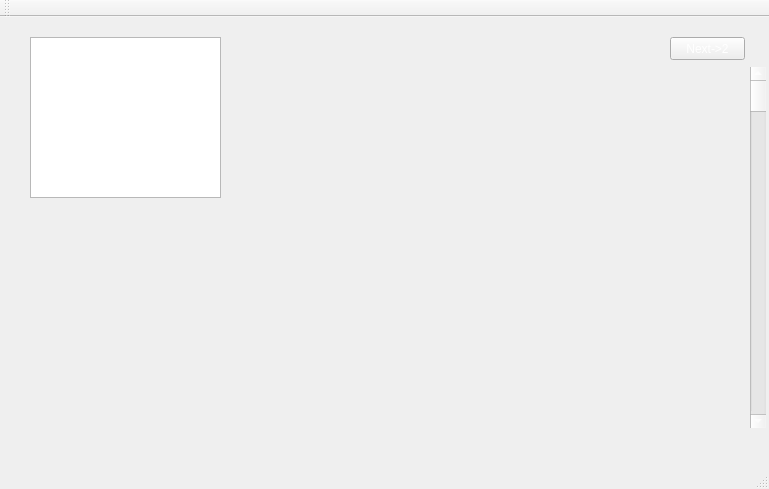
<?xml version="1.0" encoding="UTF-8"?>
<ui version="4.0">
 <class>MainWindow</class>
 <widget class="QMainWindow" name="MainWindow">
  <property name="geometry">
   <rect>
    <x>0</x>
    <y>0</y>
    <width>769</width>
    <height>489</height>
   </rect>
  </property>
  <property name="windowTitle">
   <string>Gestion des Clients</string>
  </property>
  <property name="styleSheet">
   <string notr="true">background-image :url(:/img/img/background.jpg)</string>
  </property>
  <widget class="QWidget" name="centralWidget">
   <widget class="QStackedWidget" name="stackedWidget">
    <property name="geometry">
     <rect>
      <x>10</x>
      <y>10</y>
      <width>761</width>
      <height>441</height>
     </rect>
    </property>
    <property name="styleSheet">
     <string notr="true">color : white</string>
    </property>
    <property name="currentIndex">
     <number>0</number>
    </property>
    <widget class="QWidget" name="page_1">
     <widget class="QPushButton" name="pushButton_1_2">
      <property name="geometry">
       <rect>
        <x>660</x>
        <y>10</y>
        <width>75</width>
        <height>23</height>
       </rect>
      </property>
      <property name="text">
       <string>Next-&gt;2</string>
      </property>
     </widget>
     <widget class="QScrollBar" name="verticalScrollBar">
      <property name="geometry">
       <rect>
        <x>740</x>
        <y>40</y>
        <width>16</width>
        <height>361</height>
       </rect>
      </property>
      <property name="styleSheet">
       <string notr="true"/>
      </property>
      <property name="orientation">
       <enum>Qt::Vertical</enum>
      </property>
     </widget>
     <widget class="QGraphicsView" name="graphicsView_2">
      <property name="geometry">
       <rect>
        <x>20</x>
        <y>10</y>
        <width>191</width>
        <height>161</height>
       </rect>
      </property>
      <property name="styleSheet">
       <string notr="true">background-image :url(:/img/img/logoclub.png)</string>
      </property>
     </widget>
    </widget>
    <widget class="QWidget" name="page_2">
     <widget class="QPushButton" name="pushButton_2_3">
      <property name="geometry">
       <rect>
        <x>660</x>
        <y>20</y>
        <width>75</width>
        <height>23</height>
       </rect>
      </property>
      <property name="text">
       <string>Next-&gt;3</string>
      </property>
     </widget>
    </widget>
    <widget class="QWidget" name="page_3">
     <widget class="QTabWidget" name="tabWidget_5">
      <property name="geometry">
       <rect>
        <x>20</x>
        <y>30</y>
        <width>691</width>
        <height>371</height>
       </rect>
      </property>
      <property name="styleSheet">
       <string notr="true">color : black</string>
      </property>
      <property name="currentIndex">
       <number>0</number>
      </property>
      <widget class="QWidget" name="tab_13">
       <attribute name="title">
        <string>GESTION DE fOURNISEEURS</string>
       </attribute>
       <widget class="QTabWidget" name="tabWidget_3">
        <property name="geometry">
         <rect>
          <x>10</x>
          <y>0</y>
          <width>711</width>
          <height>371</height>
         </rect>
        </property>
        <property name="currentIndex">
         <number>0</number>
        </property>
        <widget class="QWidget" name="tab_8">
         <attribute name="title">
          <string>afficher fournisseur</string>
         </attribute>
         <widget class="QTabWidget" name="tabWidget_4">
          <property name="geometry">
           <rect>
            <x>30</x>
            <y>20</y>
            <width>631</width>
            <height>281</height>
           </rect>
          </property>
          <property name="styleSheet">
           <string notr="true">color : black</string>
          </property>
          <property name="currentIndex">
           <number>1</number>
          </property>
          <widget class="QWidget" name="tab_9">
           <attribute name="title">
            <string>Supprimer fournisseur</string>
           </attribute>
           <widget class="QLabel" name="label_16">
            <property name="geometry">
             <rect>
              <x>20</x>
              <y>40</y>
              <width>47</width>
              <height>14</height>
             </rect>
            </property>
            <property name="styleSheet">
             <string notr="true">color : white</string>
            </property>
            <property name="text">
             <string>ID</string>
            </property>
           </widget>
           <widget class="QLineEdit" name="le_idfo_supp">
            <property name="geometry">
             <rect>
              <x>100</x>
              <y>40</y>
              <width>113</width>
              <height>20</height>
             </rect>
            </property>
            <property name="styleSheet">
             <string notr="true">color : white</string>
            </property>
           </widget>
           <widget class="QPushButton" name="pb_supprimerfo">
            <property name="geometry">
             <rect>
              <x>310</x>
              <y>200</y>
              <width>75</width>
              <height>23</height>
             </rect>
            </property>
            <property name="styleSheet">
             <string notr="true">color : white</string>
            </property>
            <property name="text">
             <string>pb_supprimer</string>
            </property>
           </widget>
          </widget>
          <widget class="QWidget" name="tab_10">
           <attribute name="title">
            <string>Modifier fournisseur</string>
           </attribute>
           <widget class="QLabel" name="label_17">
            <property name="geometry">
             <rect>
              <x>30</x>
              <y>30</y>
              <width>47</width>
              <height>14</height>
             </rect>
            </property>
            <property name="styleSheet">
             <string notr="true">color : white</string>
            </property>
            <property name="text">
             <string>ID</string>
            </property>
           </widget>
           <widget class="QLineEdit" name="le_societe_modif">
            <property name="geometry">
             <rect>
              <x>110</x>
              <y>60</y>
              <width>113</width>
              <height>20</height>
             </rect>
            </property>
            <property name="styleSheet">
             <string notr="true">color : white</string>
            </property>
           </widget>
           <widget class="QLineEdit" name="le_numero_modif">
            <property name="geometry">
             <rect>
              <x>110</x>
              <y>100</y>
              <width>113</width>
              <height>20</height>
             </rect>
            </property>
            <property name="autoFillBackground">
             <bool>false</bool>
            </property>
            <property name="styleSheet">
             <string notr="true">color : white</string>
            </property>
           </widget>
           <widget class="QLabel" name="label_18">
            <property name="geometry">
             <rect>
              <x>30</x>
              <y>100</y>
              <width>47</width>
              <height>14</height>
             </rect>
            </property>
            <property name="styleSheet">
             <string notr="true">color : white</string>
            </property>
            <property name="text">
             <string>Numero</string>
            </property>
           </widget>
           <widget class="QLineEdit" name="le_idfo_modif">
            <property name="geometry">
             <rect>
              <x>100</x>
              <y>30</y>
              <width>113</width>
              <height>20</height>
             </rect>
            </property>
            <property name="styleSheet">
             <string notr="true">color : white</string>
            </property>
           </widget>
           <widget class="QLabel" name="label_19">
            <property name="geometry">
             <rect>
              <x>10</x>
              <y>70</y>
              <width>81</width>
              <height>20</height>
             </rect>
            </property>
            <property name="styleSheet">
             <string notr="true">color : white</string>
            </property>
            <property name="text">
             <string>Nom de Société</string>
            </property>
           </widget>
           <widget class="QPushButton" name="pb_modifierfo">
            <property name="geometry">
             <rect>
              <x>510</x>
              <y>100</y>
              <width>75</width>
              <height>23</height>
             </rect>
            </property>
            <property name="styleSheet">
             <string notr="true">color : white</string>
            </property>
            <property name="text">
             <string>Modifier</string>
            </property>
           </widget>
           <widget class="QLineEdit" name="le_email_modif">
            <property name="geometry">
             <rect>
              <x>110</x>
              <y>140</y>
              <width>113</width>
              <height>20</height>
             </rect>
            </property>
            <property name="styleSheet">
             <string notr="true">color : white</string>
            </property>
           </widget>
           <widget class="QLabel" name="label_21">
            <property name="geometry">
             <rect>
              <x>30</x>
              <y>140</y>
              <width>47</width>
              <height>20</height>
             </rect>
            </property>
            <property name="styleSheet">
             <string notr="true">color : white</string>
            </property>
            <property name="text">
             <string>E-mail</string>
            </property>
           </widget>
          </widget>
          <widget class="QWidget" name="tab_12">
           <attribute name="title">
            <string>Mailing</string>
           </attribute>
           <widget class="QLabel" name="label_22">
            <property name="geometry">
             <rect>
              <x>20</x>
              <y>20</y>
              <width>47</width>
              <height>14</height>
             </rect>
            </property>
            <property name="text">
             <string>Email</string>
            </property>
           </widget>
           <widget class="QLineEdit" name="lineEdit_2">
            <property name="geometry">
             <rect>
              <x>60</x>
              <y>20</y>
              <width>161</width>
              <height>20</height>
             </rect>
            </property>
            <property name="styleSheet">
             <string notr="true">background-color:rgb(255, 255, 255)</string>
            </property>
           </widget>
           <widget class="QPlainTextEdit" name="plainTextEdit">
            <property name="geometry">
             <rect>
              <x>60</x>
              <y>60</y>
              <width>261</width>
              <height>131</height>
             </rect>
            </property>
            <property name="styleSheet">
             <string notr="true">background-color:rgb(255, 255, 255)</string>
            </property>
           </widget>
           <widget class="QLabel" name="label_23">
            <property name="geometry">
             <rect>
              <x>10</x>
              <y>70</y>
              <width>47</width>
              <height>14</height>
             </rect>
            </property>
            <property name="text">
             <string>Contenu</string>
            </property>
           </widget>
          </widget>
          <widget class="QWidget" name="tab_11">
           <attribute name="title">
            <string>Affichage</string>
           </attribute>
           <widget class="QTableView" name="tab_fournisseur">
            <property name="geometry">
             <rect>
              <x>10</x>
              <y>40</y>
              <width>591</width>
              <height>211</height>
             </rect>
            </property>
            <property name="styleSheet">
             <string notr="true">color : white</string>
            </property>
           </widget>
           <widget class="QLabel" name="label_15">
            <property name="geometry">
             <rect>
              <x>10</x>
              <y>10</y>
              <width>171</width>
              <height>16</height>
             </rect>
            </property>
            <property name="font">
             <font>
              <family>MS Serif</family>
             </font>
            </property>
            <property name="tabletTracking">
             <bool>false</bool>
            </property>
            <property name="styleSheet">
             <string notr="true">color : white</string>
            </property>
            <property name="text">
             <string>AFFICHAGE DES FOURNISSEURS</string>
            </property>
           </widget>
           <widget class="QPushButton" name="pushButton_actualiser2">
            <property name="geometry">
             <rect>
              <x>530</x>
              <y>10</y>
              <width>75</width>
              <height>23</height>
             </rect>
            </property>
            <property name="styleSheet">
             <string notr="true">color :white</string>
            </property>
            <property name="text">
             <string>Actualiser</string>
            </property>
           </widget>
          </widget>
         </widget>
        </widget>
        <widget class="QWidget" name="tab_7">
         <attribute name="title">
          <string>Ajouter fournisseur</string>
         </attribute>
         <widget class="QGroupBox" name="groupBox_2">
          <property name="geometry">
           <rect>
            <x>0</x>
            <y>0</y>
            <width>661</width>
            <height>351</height>
           </rect>
          </property>
          <property name="title">
           <string>Ajout</string>
          </property>
          <widget class="QLabel" name="label_12">
           <property name="geometry">
            <rect>
             <x>10</x>
             <y>30</y>
             <width>47</width>
             <height>14</height>
            </rect>
           </property>
           <property name="styleSheet">
            <string notr="true">color : white</string>
           </property>
           <property name="text">
            <string>ID</string>
           </property>
          </widget>
          <widget class="QLabel" name="label_13">
           <property name="geometry">
            <rect>
             <x>10</x>
             <y>70</y>
             <width>81</width>
             <height>16</height>
            </rect>
           </property>
           <property name="styleSheet">
            <string notr="true">color : white</string>
           </property>
           <property name="text">
            <string>Nom de Société</string>
           </property>
          </widget>
          <widget class="QLabel" name="label_14">
           <property name="geometry">
            <rect>
             <x>20</x>
             <y>120</y>
             <width>47</width>
             <height>14</height>
            </rect>
           </property>
           <property name="styleSheet">
            <string notr="true">color : white</string>
           </property>
           <property name="text">
            <string>Numéro</string>
           </property>
          </widget>
          <widget class="QLineEdit" name="le_idfo">
           <property name="geometry">
            <rect>
             <x>110</x>
             <y>30</y>
             <width>113</width>
             <height>20</height>
            </rect>
           </property>
           <property name="styleSheet">
            <string notr="true">color : white</string>
           </property>
          </widget>
          <widget class="QLineEdit" name="le_societe">
           <property name="geometry">
            <rect>
             <x>110</x>
             <y>70</y>
             <width>113</width>
             <height>20</height>
            </rect>
           </property>
           <property name="styleSheet">
            <string notr="true">color : white</string>
           </property>
          </widget>
          <widget class="QLineEdit" name="le_numero">
           <property name="geometry">
            <rect>
             <x>110</x>
             <y>110</y>
             <width>113</width>
             <height>20</height>
            </rect>
           </property>
           <property name="styleSheet">
            <string notr="true">color : white</string>
           </property>
          </widget>
          <widget class="QPushButton" name="pb_ajouterfo">
           <property name="geometry">
            <rect>
             <x>490</x>
             <y>100</y>
             <width>75</width>
             <height>23</height>
            </rect>
           </property>
           <property name="styleSheet">
            <string notr="true">color : white</string>
           </property>
           <property name="text">
            <string>Ajouter</string>
           </property>
          </widget>
          <widget class="QLabel" name="label_20">
           <property name="geometry">
            <rect>
             <x>30</x>
             <y>160</y>
             <width>47</width>
             <height>20</height>
            </rect>
           </property>
           <property name="styleSheet">
            <string notr="true">color : white</string>
           </property>
           <property name="text">
            <string>E-mail</string>
           </property>
          </widget>
          <widget class="QLineEdit" name="le_email">
           <property name="geometry">
            <rect>
             <x>110</x>
             <y>160</y>
             <width>113</width>
             <height>20</height>
            </rect>
           </property>
           <property name="styleSheet">
            <string notr="true">color : white</string>
           </property>
          </widget>
         </widget>
        </widget>
       </widget>
      </widget>
      <widget class="QWidget" name="tab_14">
       <attribute name="title">
        <string>GESTION DES MATERIAUX</string>
       </attribute>
       <widget class="QTabWidget" name="tabWidget">
        <property name="geometry">
         <rect>
          <x>10</x>
          <y>0</y>
          <width>841</width>
          <height>401</height>
         </rect>
        </property>
        <property name="styleSheet">
         <string notr="true"/>
        </property>
        <property name="currentIndex">
         <number>1</number>
        </property>
        <widget class="QWidget" name="tab">
         <attribute name="title">
          <string>Ajouter machine</string>
         </attribute>
         <widget class="QGroupBox" name="groupBox">
          <property name="geometry">
           <rect>
            <x>0</x>
            <y>0</y>
            <width>661</width>
            <height>351</height>
           </rect>
          </property>
          <property name="styleSheet">
           <string notr="true">color : white</string>
          </property>
          <property name="title">
           <string>Ajout</string>
          </property>
          <widget class="QLabel" name="label">
           <property name="geometry">
            <rect>
             <x>10</x>
             <y>30</y>
             <width>47</width>
             <height>14</height>
            </rect>
           </property>
           <property name="text">
            <string>ID</string>
           </property>
          </widget>
          <widget class="QLabel" name="label_2">
           <property name="geometry">
            <rect>
             <x>10</x>
             <y>70</y>
             <width>47</width>
             <height>14</height>
            </rect>
           </property>
           <property name="text">
            <string>Type</string>
           </property>
          </widget>
          <widget class="QLabel" name="label_3">
           <property name="geometry">
            <rect>
             <x>10</x>
             <y>100</y>
             <width>47</width>
             <height>14</height>
            </rect>
           </property>
           <property name="text">
            <string>Marque</string>
           </property>
          </widget>
          <widget class="QLineEdit" name="le_idma">
           <property name="geometry">
            <rect>
             <x>80</x>
             <y>30</y>
             <width>113</width>
             <height>20</height>
            </rect>
           </property>
           <property name="styleSheet">
            <string notr="true">color : white</string>
           </property>
          </widget>
          <widget class="QLineEdit" name="le_type">
           <property name="geometry">
            <rect>
             <x>90</x>
             <y>60</y>
             <width>113</width>
             <height>20</height>
            </rect>
           </property>
           <property name="styleSheet">
            <string notr="true">color : white</string>
           </property>
          </widget>
          <widget class="QLineEdit" name="le_marque">
           <property name="geometry">
            <rect>
             <x>90</x>
             <y>100</y>
             <width>113</width>
             <height>20</height>
            </rect>
           </property>
           <property name="styleSheet">
            <string notr="true">color : white</string>
           </property>
          </widget>
          <widget class="QPushButton" name="pb_ajouterma">
           <property name="geometry">
            <rect>
             <x>490</x>
             <y>100</y>
             <width>75</width>
             <height>23</height>
            </rect>
           </property>
           <property name="styleSheet">
            <string notr="true">color : white</string>
           </property>
           <property name="text">
            <string>Ajouter</string>
           </property>
          </widget>
         </widget>
        </widget>
        <widget class="QWidget" name="tab_2">
         <attribute name="title">
          <string>afficher machine</string>
         </attribute>
         <widget class="QTabWidget" name="tabWidget_2">
          <property name="geometry">
           <rect>
            <x>10</x>
            <y>10</y>
            <width>641</width>
            <height>311</height>
           </rect>
          </property>
          <property name="styleSheet">
           <string notr="true"/>
          </property>
          <property name="currentIndex">
           <number>4</number>
          </property>
          <widget class="QWidget" name="tab_3">
           <attribute name="title">
            <string>Supprimer machines</string>
           </attribute>
           <widget class="QLabel" name="label_4">
            <property name="geometry">
             <rect>
              <x>20</x>
              <y>40</y>
              <width>47</width>
              <height>14</height>
             </rect>
            </property>
            <property name="styleSheet">
             <string notr="true">color : white</string>
            </property>
            <property name="text">
             <string>ID</string>
            </property>
           </widget>
           <widget class="QLineEdit" name="le_idma_supp">
            <property name="geometry">
             <rect>
              <x>100</x>
              <y>40</y>
              <width>113</width>
              <height>20</height>
             </rect>
            </property>
            <property name="styleSheet">
             <string notr="true">color : white</string>
            </property>
           </widget>
           <widget class="QPushButton" name="pb_supprimer">
            <property name="geometry">
             <rect>
              <x>310</x>
              <y>200</y>
              <width>75</width>
              <height>23</height>
             </rect>
            </property>
            <property name="styleSheet">
             <string notr="true">color : white</string>
            </property>
            <property name="text">
             <string>pb_supprimer</string>
            </property>
           </widget>
          </widget>
          <widget class="QWidget" name="tab_15">
           <attribute name="title">
            <string>Affichage</string>
           </attribute>
           <widget class="QTableView" name="tab_machine">
            <property name="geometry">
             <rect>
              <x>10</x>
              <y>50</y>
              <width>581</width>
              <height>201</height>
             </rect>
            </property>
            <property name="styleSheet">
             <string notr="true">color : white</string>
            </property>
           </widget>
           <widget class="QLabel" name="label_7">
            <property name="geometry">
             <rect>
              <x>20</x>
              <y>10</y>
              <width>171</width>
              <height>16</height>
             </rect>
            </property>
            <property name="font">
             <font>
              <family>MS Serif</family>
             </font>
            </property>
            <property name="tabletTracking">
             <bool>false</bool>
            </property>
            <property name="styleSheet">
             <string notr="true">color : white</string>
            </property>
            <property name="text">
             <string>AFFICHAGE DES MACHINE</string>
            </property>
           </widget>
           <widget class="QPushButton" name="pushButton">
            <property name="geometry">
             <rect>
              <x>520</x>
              <y>20</y>
              <width>75</width>
              <height>23</height>
             </rect>
            </property>
            <property name="styleSheet">
             <string notr="true">color :white</string>
            </property>
            <property name="text">
             <string>Actualiser</string>
            </property>
           </widget>
          </widget>
          <widget class="QWidget" name="tab_4">
           <attribute name="title">
            <string>Modifier machines</string>
           </attribute>
           <widget class="QLabel" name="label_8">
            <property name="geometry">
             <rect>
              <x>30</x>
              <y>30</y>
              <width>47</width>
              <height>14</height>
             </rect>
            </property>
            <property name="styleSheet">
             <string notr="true">color : white</string>
            </property>
            <property name="text">
             <string>ID</string>
            </property>
           </widget>
           <widget class="QLineEdit" name="le_type_modif">
            <property name="geometry">
             <rect>
              <x>110</x>
              <y>60</y>
              <width>113</width>
              <height>20</height>
             </rect>
            </property>
            <property name="styleSheet">
             <string notr="true">color : white</string>
            </property>
           </widget>
           <widget class="QLineEdit" name="le_marque_modif">
            <property name="geometry">
             <rect>
              <x>110</x>
              <y>100</y>
              <width>113</width>
              <height>20</height>
             </rect>
            </property>
            <property name="styleSheet">
             <string notr="true">color : white</string>
            </property>
           </widget>
           <widget class="QLabel" name="label_9">
            <property name="geometry">
             <rect>
              <x>30</x>
              <y>100</y>
              <width>47</width>
              <height>14</height>
             </rect>
            </property>
            <property name="styleSheet">
             <string notr="true">color : white</string>
            </property>
            <property name="text">
             <string>Marque</string>
            </property>
           </widget>
           <widget class="QLineEdit" name="le_idma_modif">
            <property name="geometry">
             <rect>
              <x>100</x>
              <y>30</y>
              <width>113</width>
              <height>20</height>
             </rect>
            </property>
            <property name="styleSheet">
             <string notr="true">color : white</string>
            </property>
           </widget>
           <widget class="QLabel" name="label_10">
            <property name="geometry">
             <rect>
              <x>30</x>
              <y>70</y>
              <width>47</width>
              <height>14</height>
             </rect>
            </property>
            <property name="styleSheet">
             <string notr="true">color : white</string>
            </property>
            <property name="text">
             <string>Type</string>
            </property>
           </widget>
           <widget class="QPushButton" name="pb_modifier">
            <property name="geometry">
             <rect>
              <x>510</x>
              <y>100</y>
              <width>75</width>
              <height>23</height>
             </rect>
            </property>
            <property name="styleSheet">
             <string notr="true">color : white</string>
            </property>
            <property name="text">
             <string>Modifier</string>
            </property>
           </widget>
          </widget>
          <widget class="QWidget" name="tab_5">
           <attribute name="title">
            <string>Recherche</string>
           </attribute>
           <widget class="QLabel" name="label_11">
            <property name="geometry">
             <rect>
              <x>480</x>
              <y>-10</y>
              <width>16</width>
              <height>41</height>
             </rect>
            </property>
            <property name="styleSheet">
             <string notr="true">color : white</string>
            </property>
            <property name="text">
             <string>ID</string>
            </property>
           </widget>
           <widget class="QLineEdit" name="le_idma_chercher">
            <property name="geometry">
             <rect>
              <x>500</x>
              <y>0</y>
              <width>113</width>
              <height>20</height>
             </rect>
            </property>
            <property name="styleSheet">
             <string notr="true">color : white</string>
            </property>
           </widget>
           <widget class="QTableView" name="tableView">
            <property name="geometry">
             <rect>
              <x>0</x>
              <y>30</y>
              <width>601</width>
              <height>211</height>
             </rect>
            </property>
            <property name="styleSheet">
             <string notr="true">background-color:rgb(255, 255, 255)</string>
            </property>
           </widget>
           <widget class="QPushButton" name="pb_chercher">
            <property name="geometry">
             <rect>
              <x>510</x>
              <y>250</y>
              <width>75</width>
              <height>23</height>
             </rect>
            </property>
            <property name="styleSheet">
             <string notr="true">color : white</string>
            </property>
            <property name="text">
             <string>Chercher</string>
            </property>
           </widget>
          </widget>
          <widget class="QWidget" name="tab_6">
           <attribute name="title">
            <string>Trier </string>
           </attribute>
           <widget class="QPushButton" name="pushButton_2">
            <property name="geometry">
             <rect>
              <x>180</x>
              <y>100</y>
              <width>101</width>
              <height>23</height>
             </rect>
            </property>
            <property name="styleSheet">
             <string notr="true">color : white</string>
            </property>
            <property name="text">
             <string>Trier par ID</string>
            </property>
           </widget>
           <widget class="QPushButton" name="pushButton_3">
            <property name="geometry">
             <rect>
              <x>290</x>
              <y>100</y>
              <width>101</width>
              <height>23</height>
             </rect>
            </property>
            <property name="styleSheet">
             <string notr="true">color : white</string>
            </property>
            <property name="text">
             <string>Trier par Maruqe</string>
            </property>
           </widget>
          </widget>
         </widget>
        </widget>
       </widget>
      </widget>
      <widget class="QWidget" name="tab_16">
       <attribute name="title">
        <string>INPUT ARDUINO</string>
       </attribute>
       <widget class="QLCDNumber" name="lcdNumber">
        <property name="geometry">
         <rect>
          <x>120</x>
          <y>20</y>
          <width>191</width>
          <height>41</height>
         </rect>
        </property>
        <property name="styleSheet">
         <string notr="true">color : red</string>
        </property>
       </widget>
       <widget class="QLabel" name="label_5">
        <property name="geometry">
         <rect>
          <x>20</x>
          <y>30</y>
          <width>101</width>
          <height>16</height>
         </rect>
        </property>
        <property name="styleSheet">
         <string notr="true">color : white</string>
        </property>
        <property name="text">
         <string>Valeur mesurée :</string>
        </property>
       </widget>
      </widget>
      <widget class="QWidget" name="tab_17">
       <attribute name="title">
        <string>OUTPUT ARDUINO</string>
       </attribute>
       <widget class="QLabel" name="label_6">
        <property name="geometry">
         <rect>
          <x>20</x>
          <y>40</y>
          <width>101</width>
          <height>16</height>
         </rect>
        </property>
        <property name="styleSheet">
         <string notr="true">color : white</string>
        </property>
        <property name="text">
         <string>Etat de la machine :</string>
        </property>
       </widget>
       <widget class="QPushButton" name="pb_Fonctionnel">
        <property name="geometry">
         <rect>
          <x>130</x>
          <y>40</y>
          <width>101</width>
          <height>21</height>
         </rect>
        </property>
        <property name="styleSheet">
         <string notr="true">color : white</string>
        </property>
        <property name="text">
         <string>Fonctionnel</string>
        </property>
       </widget>
       <widget class="QPushButton" name="pb_Non_Fonctionnel">
        <property name="geometry">
         <rect>
          <x>280</x>
          <y>40</y>
          <width>101</width>
          <height>23</height>
         </rect>
        </property>
        <property name="styleSheet">
         <string notr="true">color : white</string>
        </property>
        <property name="text">
         <string>Non Fonctionnel</string>
        </property>
       </widget>
      </widget>
     </widget>
     <widget class="QPushButton" name="pushButton_3_4">
      <property name="geometry">
       <rect>
        <x>660</x>
        <y>10</y>
        <width>75</width>
        <height>23</height>
       </rect>
      </property>
      <property name="styleSheet">
       <string notr="true">color : white</string>
      </property>
      <property name="text">
       <string>Next-&gt;4</string>
      </property>
     </widget>
    </widget>
    <widget class="QWidget" name="page_4">
     <widget class="QPushButton" name="pushButton_4_1">
      <property name="geometry">
       <rect>
        <x>660</x>
        <y>30</y>
        <width>75</width>
        <height>23</height>
       </rect>
      </property>
      <property name="styleSheet">
       <string notr="true">color : white</string>
      </property>
      <property name="text">
       <string>Next-&gt;1</string>
      </property>
     </widget>
    </widget>
   </widget>
  </widget>
  <widget class="QMenuBar" name="menuBar">
   <property name="geometry">
    <rect>
     <x>0</x>
     <y>0</y>
     <width>769</width>
     <height>22</height>
    </rect>
   </property>
  </widget>
  <widget class="QToolBar" name="mainToolBar">
   <attribute name="toolBarArea">
    <enum>TopToolBarArea</enum>
   </attribute>
   <attribute name="toolBarBreak">
    <bool>false</bool>
   </attribute>
  </widget>
  <widget class="QStatusBar" name="statusBar"/>
 </widget>
 <layoutdefault spacing="6" margin="11"/>
 <resources/>
 <connections/>
</ui>
